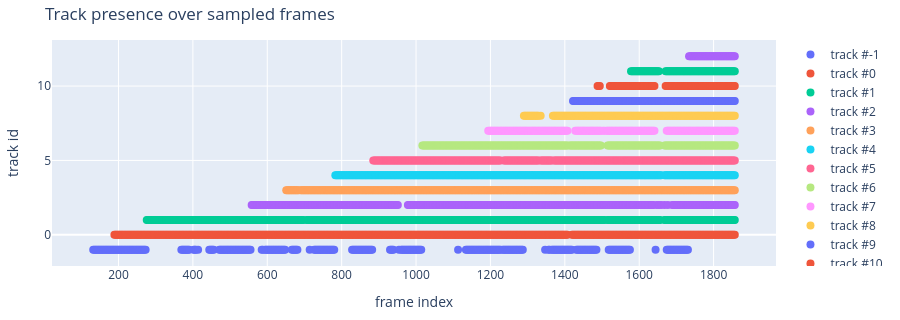

Notebook code cell kept with this figure:
### Markdown cell above
## Track persistence

### Code cell
all_track_ids = sorted(set().union(*track_ids_per_frame)) if track_ids_per_frame else []
print(f"{len(all_track_ids)} unique track ids observed over {len(frames)} sampled frames\n")

# for track_id in all_track_ids:
#     frame_hits = sum(track_id in ids for ids in track_ids_per_frame)
#     print(f"  track #{track_id}: present in {frame_hits}/{len(frames)} sampled frames")

# Show a compact timeline of a small subset of tracks over time.
import plotly.graph_objects as go

track_ids_to_plot = all_track_ids#[: min(6, len(all_track_ids))]
frame_positions = np.array(frame_indices)

fig = go.Figure()
for track_id in track_ids_to_plot:
    hits = [idx for idx, ids in enumerate(track_ids_per_frame) if track_id in ids]
    if hits:
        fig.add_trace(
            go.Scatter(
                x=[frame_positions[idx] for idx in hits],
                y=[track_id] * len(hits),
                mode="markers",
                marker=dict(size=8),
                name=f"track #{track_id}",
            )
        )

fig.update_layout(
    title="Track presence over sampled frames",
    xaxis_title="frame index",
    yaxis_title="track id",
    height=320,
    margin=dict(l=40, r=20, t=40, b=40),
)
fig.show()

### Figure 1 — Plotly figure (JSON) as saved in the notebook; plotly's stock layout.template omitted (floating-point values rounded to 4 significant figures; data arrays with more than 128 entries replaced by an {"elided": "..."} marker saying what was removed)
{"data": [{"marker": {"size": 8}, "mode": "markers", "name": "track #-1", "type": "scatter", "x": {"elided": "318 int values"}, "y": {"elided": "318 int values"}}, {"marker": {"size": 8}, "mode": "markers", "name": "track #0", "type": "scatter", "x": {"elided": "554 int values"}, "y": {"elided": "554 int values"}}, {"marker": {"size": 8}, "mode": "markers", "name": "track #1", "type": "scatter", "x": {"elided": "520 int values"}, "y": {"elided": "520 int values"}}, {"marker": {"size": 8}, "mode": "markers", "name": "track #2", "type": "scatter", "x": {"elided": "410 int values"}, "y": {"elided": "410 int values"}}, {"marker": {"size": 8}, "mode": "markers", "name": "track #3", "type": "scatter", "x": {"elided": "402 int values"}, "y": {"elided": "402 int values"}}, {"marker": {"size": 8}, "mode": "markers", "name": "track #4", "type": "scatter", "x": {"elided": "357 int values"}, "y": {"elided": "357 int values"}}, {"marker": {"size": 8}, "mode": "markers", "name": "track #5", "type": "scatter", "x": {"elided": "321 int values"}, "y": {"elided": "321 int values"}}, {"marker": {"size": 8}, "mode": "markers", "name": "track #6", "type": "scatter", "x": {"elided": "272 int values"}, "y": {"elided": "272 int values"}}, {"marker": {"size": 8}, "mode": "markers", "name": "track #7", "type": "scatter", "x": {"elided": "204 int values"}, "y": {"elided": "204 int values"}}, {"marker": {"size": 8}, "mode": "markers", "name": "track #8", "type": "scatter", "x": {"elided": "179 int values"}, "y": {"elided": "179 int values"}}, {"marker": {"size": 8}, "mode": "markers", "name": "track #9", "type": "scatter", "x": {"elided": "146 int values"}, "y": {"elided": "146 int values"}}, {"marker": {"size": 8}, "mode": "markers", "name": "track #10", "type": "scatter", "x": [1488, 1491, 1494, 1521, 1524, 1527, 1530, 1533, 1536, 1539, 1542, 1545, 1548, 1551, 1554, 1557, 1560, 1563, 1566, 1569, 1572, 1575, 1578, 1581, 1584, 1587, 1590, 1593, 1596, 1599, 1602, 1605, 1608, 1611, 1614, 1617, 1620, 1623, 1626, 1629, 1632, 1635, 1638, 1641, 1671, 1674, 1677, 1680, 1683, 1686, 1689, 1692, 1695, 1698, 1701, 1704, 1707, 1710, 1713, 1716, 1719, 1722, 1725, 1728, 1731, 1734, 1737, 1740, 1743, 1746, 1749, 1752, 1755, 1758, 1761, 1764, 1767, 1770, 1773, 1776, 1779, 1782, 1785, 1788, 1791, 1794, 1797, 1800, 1803, 1806, 1809, 1812, 1815, 1818, 1821, 1824, 1827, 1830, 1833, 1836, 1839, 1842, 1845, 1848, 1851, 1854, 1857], "y": [10, 10, 10, 10, 10, 10, 10, 10, 10, 10, 10, 10, 10, 10, 10, 10, 10, 10, 10, 10, 10, 10, 10, 10, 10, 10, 10, 10, 10, 10, 10, 10, 10, 10, 10, 10, 10, 10, 10, 10, 10, 10, 10, 10, 10, 10, 10, 10, 10, 10, 10, 10, 10, 10, 10, 10, 10, 10, 10, 10, 10, 10, 10, 10, 10, 10, 10, 10, 10, 10, 10, 10, 10, 10, 10, 10, 10, 10, 10, 10, 10, 10, 10, 10, 10, 10, 10, 10, 10, 10, 10, 10, 10, 10, 10, 10, 10, 10, 10, 10, 10, 10, 10, 10, 10, 10, 10]}, {"marker": {"size": 8}, "mode": "markers", "name": "track #11", "type": "scatter", "x": [1578, 1581, 1584, 1587, 1590, 1593, 1596, 1599, 1602, 1605, 1608, 1611, 1614, 1617, 1620, 1623, 1626, 1629, 1632, 1635, 1638, 1641, 1644, 1647, 1650, 1653, 1671, 1674, 1677, 1680, 1683, 1686, 1689, 1692, 1695, 1698, 1701, 1704, 1707, 1710, 1713, 1716, 1719, 1722, 1725, 1728, 1731, 1734, 1737, 1740, 1743, 1746, 1749, 1752, 1755, 1758, 1761, 1764, 1767, 1770, 1773, 1776, 1779, 1782, 1785, 1788, 1791, 1794, 1797, 1800, 1803, 1806, 1809, 1812, 1815, 1818, 1821, 1824, 1827, 1830, 1833, 1836, 1839, 1842, 1845, 1848, 1851, 1854, 1857], "y": [11, 11, 11, 11, 11, 11, 11, 11, 11, 11, 11, 11, 11, 11, 11, 11, 11, 11, 11, 11, 11, 11, 11, 11, 11, 11, 11, 11, 11, 11, 11, 11, 11, 11, 11, 11, 11, 11, 11, 11, 11, 11, 11, 11, 11, 11, 11, 11, 11, 11, 11, 11, 11, 11, 11, 11, 11, 11, 11, 11, 11, 11, 11, 11, 11, 11, 11, 11, 11, 11, 11, 11, 11, 11, 11, 11, 11, 11, 11, 11, 11, 11, 11, 11, 11, 11, 11, 11, 11]}, {"marker": {"size": 8}, "mode": "markers", "name": "track #12", "type": "scatter", "x": [1734, 1737, 1740, 1743, 1746, 1749, 1752, 1755, 1758, 1761, 1764, 1767, 1770, 1773, 1776, 1779, 1782, 1785, 1788, 1791, 1794, 1797, 1800, 1803, 1806, 1809, 1812, 1815, 1818, 1821, 1824, 1827, 1830, 1833, 1836, 1839, 1842, 1845, 1848, 1851, 1854, 1857], "y": [12, 12, 12, 12, 12, 12, 12, 12, 12, 12, 12, 12, 12, 12, 12, 12, 12, 12, 12, 12, 12, 12, 12, 12, 12, 12, 12, 12, 12, 12, 12, 12, 12, 12, 12, 12, 12, 12, 12, 12, 12, 12]}], "layout": {"height": 320, "margin": {"b": 40, "l": 40, "r": 20, "t": 40}, "title": {"text": "Track presence over sampled frames"}, "xaxis": {"title": {"text": "frame index"}}, "yaxis": {"title": {"text": "track id"}}}}
